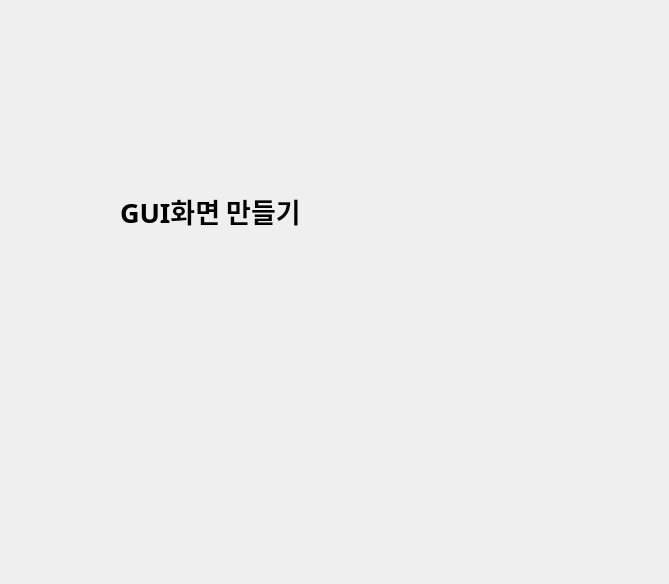
<?xml version="1.0" encoding="UTF-8"?>
<ui version="4.0">
 <class>Dialog</class>
 <widget class="QDialog" name="Dialog">
  <property name="geometry">
   <rect>
    <x>0</x>
    <y>0</y>
    <width>669</width>
    <height>584</height>
   </rect>
  </property>
  <property name="windowTitle">
   <string>Dialog</string>
  </property>
  <widget class="QLabel" name="label">
   <property name="geometry">
    <rect>
     <x>120</x>
     <y>110</y>
     <width>461</width>
     <height>201</height>
    </rect>
   </property>
   <property name="font">
    <font>
     <family>맑은 고딕</family>
     <pointsize>20</pointsize>
     <weight>75</weight>
     <bold>true</bold>
    </font>
   </property>
   <property name="text">
    <string>GUI화면 만들기</string>
   </property>
  </widget>
 </widget>
 <resources/>
 <connections/>
</ui>
